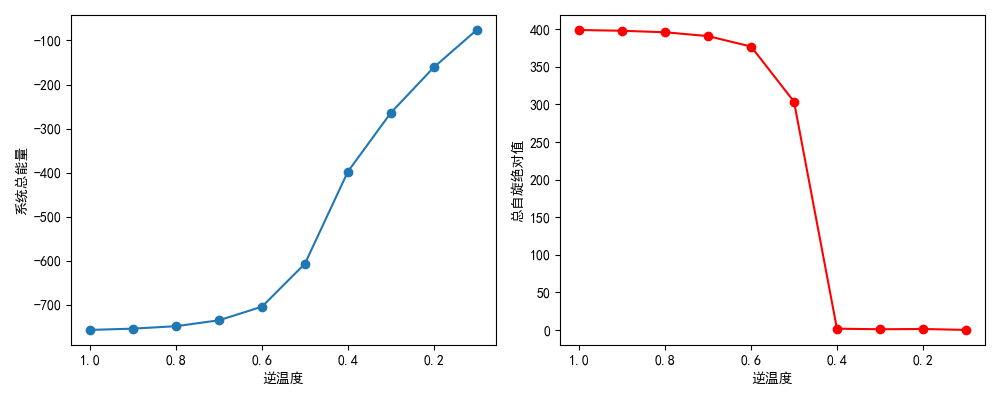

Write the Python code that produced this figure.
import numpy as np
import matplotlib.pyplot as plt

L = 20
J = 1.0
# 计算翻转单个自旋引起的能量变化
def calculate_delta_e(lattice, i, j):
    spin = lattice[i, j]
    neighbors = 0
    if i > 0:
        neighbors += lattice[i-1, j]
    if i < L - 1:
        neighbors += lattice[i+1, j]
    if j > 0:
        neighbors += lattice[i, j-1]
    if j < L - 1:
        neighbors += lattice[i, j+1]
    
    return 2 * J * spin * neighbors
# 执行一次完整的蒙特卡罗步，遍历所有格点
def mcmc_step(lattice, beta):
    for _ in range(L * L):
        i = np.random.randint(0, L)
        j = np.random.randint(0, L)
        delta_e = calculate_delta_e(lattice, i, j)
        
        # 梅特罗波利斯准则
        if delta_e < 0 or np.random.rand() < np.exp(-beta * delta_e):
            lattice[i, j] *= -1

def calculate_total_energy(lattice):
    energy = 0
    for i in range(L):
        for j in range(L):
            spin = lattice[i, j]
            neighbors = 0
            if i < L - 1:
                neighbors += lattice[i+1, j]
            if j < L - 1:
                neighbors += lattice[i, j+1]
            energy -= J * spin * neighbors
    return energy

# 模拟系统演化
def simulate(beta, steps=2000, seed=None):
    if seed is not None:
        np.random.seed(seed)
        
    # 初始化：随机向上或向下
    lattice = np.random.choice([-1, 1], size=(L, L))
    
    # 预热阶段，使系统达到平衡态
    for _ in range(1000):
        mcmc_step(lattice, beta)
        
    # 测量阶段
    energies = []
    spins = []
    for _ in range(steps):
        mcmc_step(lattice, beta)
        energies.append(calculate_total_energy(lattice))
        spins.append(np.sum(lattice))
        
    return np.mean(energies), np.mean(spins)

#验证

print("1. 温度 T=1.0 (beta=1.0) 时的平衡态模拟")
energy, spin = simulate(beta=1.0, seed=42)
print(f"总能量平均值: {energy:.2f}")
print(f"总自旋平均值: {spin:.2f}\n")

print("2. 设定不同的随机数种子检验平衡态总自旋")
for seed in [10, 20, 30]:
    _, spin_val = simulate(beta=1.0, seed=seed)
    print(f"种子 {seed} 的总自旋平均值: {spin_val:.2f}")
print()

print("3. 变化逆温度 beta 在 [1.0, 0.1] 之间")
betas = np.linspace(1.0, 0.1, 10)
energies_list = []
spins_list = []

for b in betas:
    e, s = simulate(beta=b, seed=42)
    energies_list.append(e)
    spins_list.append(abs(s)) # 关注自旋的绝对值（磁化强度大小）
    print(f"逆温度 {b:.1f}: 总能量 = {e:.2f}, 总自旋绝对值 = {abs(s):.2f}")

plt.rcParams['font.sans-serif'] = ['SimHei']
plt.rcParams['axes.unicode_minus'] = False

# 绘制结果以辅助讨论
plt.figure(figsize=(10, 4))
plt.subplot(1, 2, 1)
plt.plot(betas, energies_list, 'o-')
plt.xlabel("逆温度")
plt.ylabel("系统总能量")
plt.gca().invert_xaxis() # 逆温度减小意味着温度升高

plt.subplot(1, 2, 2)
plt.plot(betas, spins_list, 'ro-')
plt.xlabel("逆温度")
plt.ylabel("总自旋绝对值")
plt.gca().invert_xaxis()
plt.tight_layout()
plt.show()


'''
1. 温度 T=1.0 (beta=1.0) 时的平衡态模拟
总能量平均值: -757.43
总自旋平均值: -399.05

2. 设定不同的随机数种子检验平衡态总自旋
种子 10 的总自旋平均值: -399.05
种子 20 的总自旋平均值: -399.08
种子 30 的总自旋平均值: 398.95

3. 变化逆温度 beta 在 [1.0, 0.1] 之间
逆温度 1.0: 总能量 = -757.43, 总自旋绝对值 = 399.05
逆温度 0.9: 总能量 = -754.51, 总自旋绝对值 = 398.00
逆温度 0.8: 总能量 = -748.95, 总自旋绝对值 = 396.02
逆温度 0.7: 总能量 = -735.50, 总自旋绝对值 = 390.88
逆温度 0.6: 总能量 = -704.55, 总自旋绝对值 = 377.01
逆温度 0.5: 总能量 = -606.87, 总自旋绝对值 = 303.69
逆温度 0.4: 总能量 = -397.89, 总自旋绝对值 = 1.75
逆温度 0.3: 总能量 = -264.40, 总自旋绝对值 = 0.97
逆温度 0.2: 总能量 = -161.24, 总自旋绝对值 = 1.33
逆温度 0.1: 总能量 = -76.17, 总自旋绝对值 = 0.10
'''
